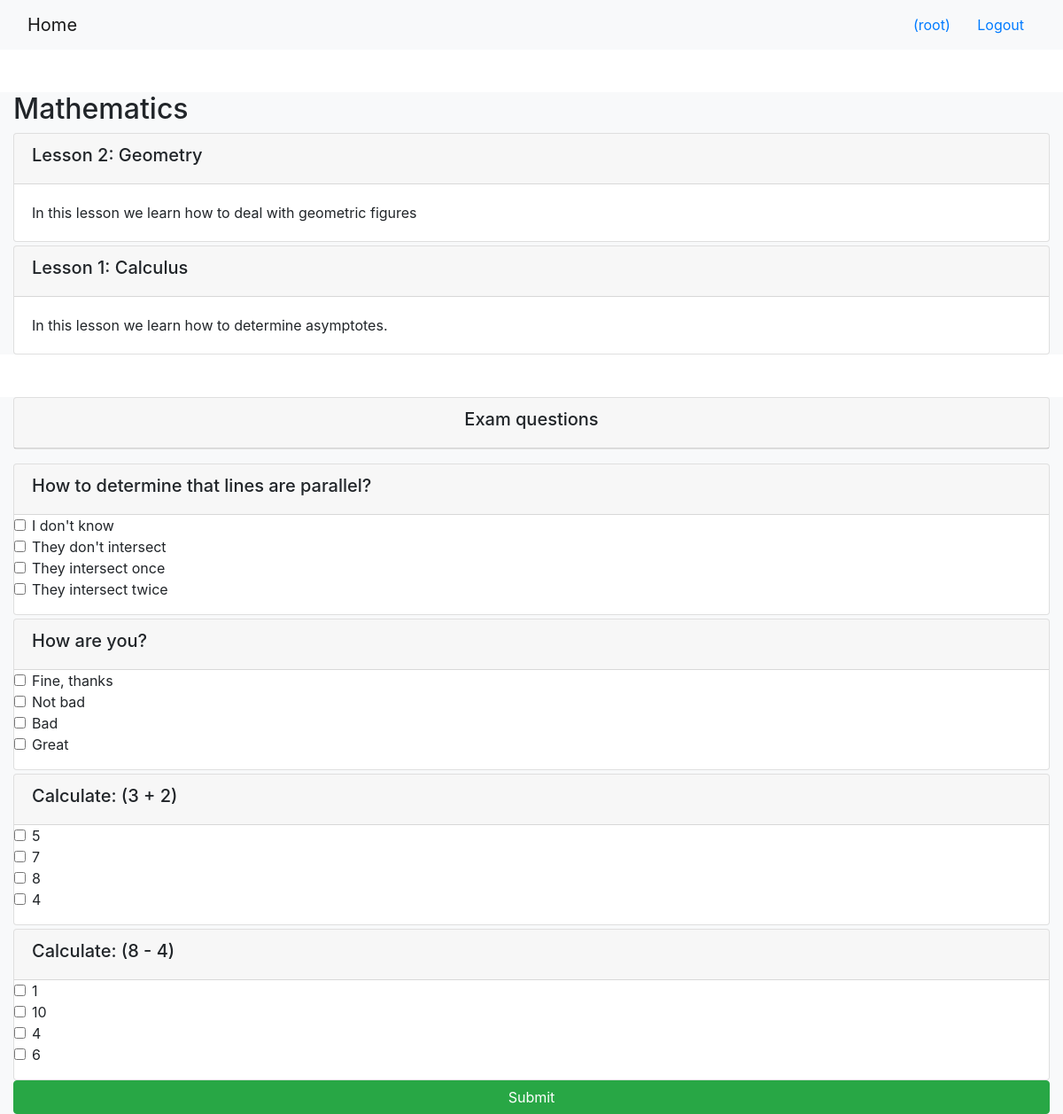
/onlinecourse/1/ (signed in), run on the app's committed database.
### onlinecourse/models.py (models this page shows, shortened)
class Course(models.Model):
    name = models.CharField(null=False, max_length=30, default='online course')
    image = models.ImageField(upload_to='course_images/')
    description = models.CharField(max_length=1000)
    pub_date = models.DateField(null=True)
    instructors = models.ManyToManyField(Instructor)
    users = models.ManyToManyField(settings.AUTH_USER_MODEL, through='Enrollment')
    total_enrollment = models.IntegerField(default=0)
    is_enrolled = False

class Lesson(models.Model):
    title = models.CharField(max_length=200, default="title")
    order = models.IntegerField(default=0)
    course = models.ForeignKey(Course, on_delete=models.CASCADE)
    content = models.TextField()

class Question(models.Model):
    lesson = models.ForeignKey(Lesson, on_delete=models.CASCADE)
    text = models.TextField()
    grade = models.IntegerField()

class Choice(models.Model):
    question = models.ForeignKey(Question, on_delete=models.CASCADE, related_name='choices')
    text = models.TextField()
    is_correct = models.BooleanField(default=False)

### onlinecourse/views.py (the view)
# urls.py: path('<int:pk>/', views.CourseDetailView.as_view(), name='course_details'),
class CourseDetailView(generic.DetailView):
    model = Course
    template_name = 'onlinecourse/course_detail_bootstrap.html'

### onlinecourse/templates/onlinecourse/course_detail_bootstrap.html (shortened to what this page needs)
<!DOCTYPE html>
<html lang="en">
<head>
     {% load static %}
    <link rel="stylesheet" href="https://maxcdn.bootstrapcdn.com/bootstrap/4.5.2/css/bootstrap.min.css">
</head>
<body>
    <nav class="navbar navbar-light bg-light">
        <div class="container-fluid">
            <div class="navbar-header">
                  <a class="navbar-brand" href="{% url 'onlinecourse:index' %}">Home</a>
            </div>
            <ul class="nav navbar-nav navbar-right">
                {% if user.is_authenticated %}
                <li>
                    <a class="btn btn-link" href="#">{{ user.first_name }}({{ user.username }})</a>
                    <a class="btn btn-link" href="{% url 'onlinecourse:logout' %}">Logout</a>
                </li>
                {% endif %}
            </ul>
        </div>
    </nav>
    <div class="container-fluid mt-5 bg-light">
            <h2>{{ course.name }}</h2>
            <div class="card-columns-vertical">
                {% for lesson in course.lesson_set.all %}
                    <div class="card mt-1">
                        <div class="card-header"><h5>Lesson {{lesson.order}}: {{lesson.title}}</h5></div>
                        <div class="card-body">{{lesson.content}}</div>
                    </div>
                {% endfor %}
            </div>
    </div>
    <div class="container-fluid mt-5 bg-light">
    <div class="card mt-1 text-center mb-3">
        <div class="card-header"><h5>Exam questions</h5></div>
    </div>
    {% if user.is_authenticated %}
    <form id="questionform" action="{% url 'onlinecourse:submit' course_id=course.id %}" method="post">
        {% for lesson in course.lesson_set.all %}
        {% for question in lesson.question_set.all %}
        <div class="card mt-1">
            <div class="card-header"><h5>{{ question.text }}</h5></div>
            <div class="form-group">
                {% for choice in question.choices.all %}
                <div class="form-check">
                    <label class="form-check-label">
                        <input type="checkbox" name="choice_{{choice.id}}"
                        class="form-check-input" id="{{choice.id}}"
                        value="{{choice.id}}">{{ choice.text }}
                    </label>
                </div>
                {% endfor %}
            </div>
        </div>
        {% endfor %}
        {% endfor %}
        <input class="btn btn-success btn-block" type="submit" value="Submit">
    </form>
    {% else %}
    <div id="exam" class="collapse">
        Click to expand elements within the collapse div
    </div>
    {% endif %}
</div>
</body>
</html>

### data on the page
Course: name "Mathematics"
Lesson: order "2", title "Geometry", content "In this lesson we learn how to deal with geometric figures"
Lesson: order "1", title "Calculus", content "In this lesson we learn how to determine asymptotes."
Question: text "How to determine that lines are parallel?"
Choice: text "I don't know"
Choice: text "They don't intersect"
Choice: text "They intersect once"
Choice: text "They intersect twice"
Question: text "How are you?"
Choice: text "Fine, thanks"
Choice: text "Not bad"
Choice: text "Bad"
Choice: text "Great"
Question: text "Calculate: (3 + 2)"
Choice: text "5"
Choice: text "7"
Choice: text "8"
Choice: text "4"
Question: text "Calculate: (8 - 4)"
Choice: text "1"
Choice: text "10"
Choice: text "4"
Choice: text "6"

### other printed values
{{ user.username }} "root"
